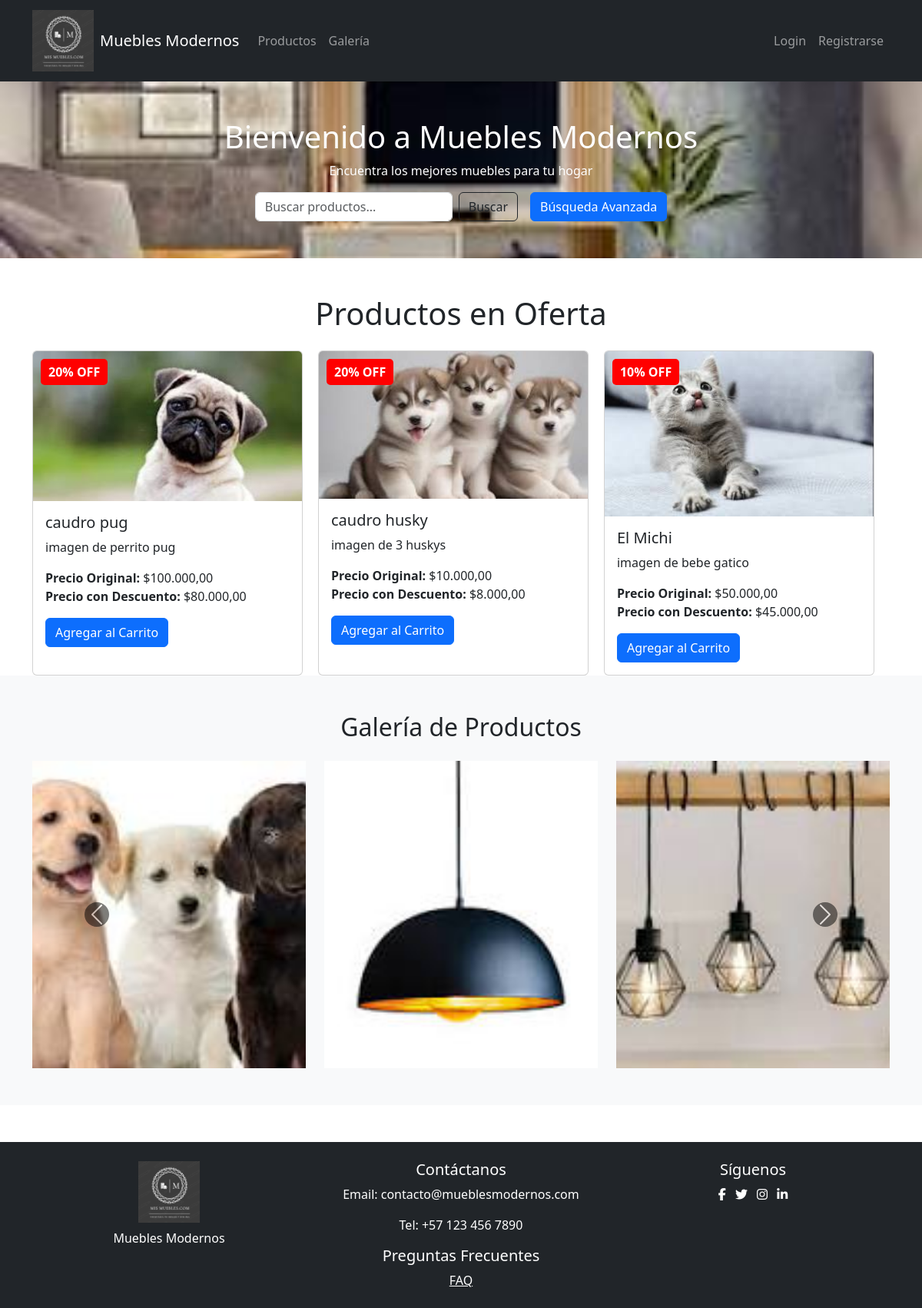
The page / on the database its author committed.
### tables this page shows
CREATE TABLE `inventario` (
  `id_producto` int(11) NOT NULL,
  `categoria` varchar(255) NOT NULL,
  `nombre` varchar(255) NOT NULL,
  `descripcion` text DEFAULT NULL,
  `precio` decimal(10,2) NOT NULL,
  `stock` int(11) NOT NULL,
  `imagen_url` varchar(255) DEFAULT NULL,
  `en_oferta` enum('si','no') DEFAULT 'no',
  `descuento` int(11) DEFAULT 0,
  `precio_descuento` decimal(10,2) DEFAULT NULL,
  `cantidad_vendida` int(11) DEFAULT 0
);

### src/index.php (the view, shortened to what this page needs)
<?php
include("conexion.php");
function updateCartCount() {
    return 0;
}
$cart_count = updateCartCount();
function formatoMoneda($cantidad) {
    return '$' . number_format((float)$cantidad, 2, ',', '.');
}
?>
<!DOCTYPE html>
<html lang="es">
<head>
    <link href="https://cdn.jsdelivr.net/npm/bootstrap@5.3.0/dist/css/bootstrap.min.css" rel="stylesheet">
    <link rel="stylesheet" href="styles.css">
    <link rel="stylesheet" href="https://cdnjs.cloudflare.com/ajax/libs/bootstrap-icons/1.5.0/font/bootstrap-icons.min.css">
    <link rel="stylesheet" href="https://cdnjs.cloudflare.com/ajax/libs/font-awesome/6.7.0/css/all.min.css" />
 </head>
<body>
    <nav class="navbar navbar-expand-lg navbar-dark bg-dark">
        <div class="container">
            <a class="navbar-brand d-flex align-items-center" href="#">
                <img src="imagenes/Logo.png" alt="Logo" width="80" height="80" class="d-inline-block align-text-top me-2">
                Muebles Modernos
            </a>
            <div class="collapse navbar-collapse" id="navbarNav">
                <ul class="navbar-nav me-auto">
                    <li class="nav-item"><a class="nav-link" href="#productos">Productos</a></li>
                    <li class="nav-item"><a class="nav-link" href="#galeria">Galería</a></li>
                </ul>
                <ul class="navbar-nav ms-auto">
                    <?php if (isset($_SESSION['cliente'])): ?>
                    <li class="nav-item">
                        <span class="nav-link">Bienvenido, <?php echo $_SESSION['cliente']; ?></span>
                    </li>
                    <li class="nav-item">
                        <a class="nav-link" href="carrito.php">
                            <i class="bi bi-cart3"></i> Carrito de Compras
                            <span id="cart-count" class="badge bg-secondary"><?php echo $cart_count; ?></span>
                        </a>
                    </li>
                    <li class="nav-item">
                        <a class="nav-link" href="logout.php">Cerrar Sesión</a>
                    </li>
                    <?php else: ?>
                    <li class="nav-item">
                        <a class="nav-link" href="login.php">Login</a></li>
                    <li class="nav-item">
                        <a class="nav-link" href="registro.php">Registrarse</a></li>
                    <?php endif; ?>
                </ul>
            </div>
        </div>
    </nav>
    <header class="bg-light text-center py-5" style="background-image: url('imagenes/imagendesala.jpg'); background-size: cover; background-position: center; background-repeat: no-repeat;">
        <h1>Bienvenido a Muebles Modernos</h1>
        <p>Encuentra los mejores muebles para tu hogar</p>
        <div class="d-flex justify-content-center align-items-center">
            <form class="d-flex" action="buscar.php" method="get" role="search">
                <input class="form-control me-2" type="search" name="nombre" placeholder="Buscar productos..." aria-label="Buscar">
                <button class="btn btn-outline-dark" type="submit">Buscar</button>
            </form>
            <a href="buscar_avanzado.php" class="btn btn-primary">Búsqueda Avanzada</a>
        </div>
    </header>
    <?php include'productosindex.php';?>
<section id="galeria" class="py-5 bg-light" style="background-color: #f0f0f0;">
    <div class="container">
        <h2 class="text-center mb-4">Galería de Productos</h2>
        <div id="carouselExampleCaptions" class="carousel slide" data-bs-ride="carousel">
            <div class="carousel-inner">
                <?php
                $active = "active";
                $query = "SELECT * FROM inventario";
                $result = mysqli_query($conex, $query);
                $count = 0;
                echo '<div class="carousel-item ' . $active . '"><div class="row">';
                while ($row = mysqli_fetch_assoc($result)):
                    if ($count % 3 == 0 && $count != 0) {
                        echo '</div></div><div class="carousel-item"><div class="row">';
                    }
                    ?>
                    <div class="col-md-4">
                        <a href="producto.php?id=<?php echo $row['id_producto']; ?>" data-bs-toggle="modal" data-bs-target="#productoModal<?php echo $row['id_producto']; ?>">
                            <img src="<?php echo $row['imagen_url']; ?>" class="d-block w-100 gallery-img" alt="Producto">
                        </a>
                    </div>
                    <?php
                    $count++;
                endwhile;
                echo '</div></div>';
                ?>
            </div>
            <button class="carousel-control-prev" type="button" data-bs-target="#carouselExampleCaptions" data-bs-slide="prev">
                <span class="carousel-control-prev-icon" aria-hidden="true"></span>
            </button>
            <button class="carousel-control-next" type="button" data-bs-target="#carouselExampleCaptions" data-bs-slide="next">
                <span class="carousel-control-next-icon" aria-hidden="true"></span>
            </button>
        </div>
    </div>
</section>
<footer class="bg-dark text-white text-center py-4 mt-5">
    <div class="container">
        <div class="row">
            <div class="col-md-4 mb-4 mb-md-0 text-md-left">
                <img src="imagenes/Logo.png" alt="Logo" width="80" height="80" class="d-inline-block align-text-top mb-2">
                <p class="mb-0">Muebles Modernos</p>
            </div>
            <div class="col-md-4 mb-4 mb-md-0">
                <h5>Contáctanos</h5>
                <p>Email: contacto@mueblesmodernos.com</p>
                <p>Tel: +57 123 456 7890</p>
                <h5>Preguntas Frecuentes</h5>
                <a href="#" class="text-white">FAQ</a>
            </div>
            <div class="col-md-4 text-md-right">
                <h5>Síguenos</h5>
                <a href="#" class="text-white me-2"><i class="fab fa-facebook-f"></i></a>
                <a href="#" class="text-white me-2"><i class="fab fa-twitter"></i></a>
                <a href="#" class="text-white me-2"><i class="fab fa-instagram"></i></a>
                <a href="#" class="text-white"><i class="fab fa-linkedin-in"></i></a>
            </div>
        </div>
    </div>
</footer>
</body>
</html>

### src/productosindex.php (shortened to what this page needs)
<?php
include("conexion.php");
$query = "SELECT p.id_producto, p.categoria, p.nombre, p.descripcion, p.precio, p.precio_descuento, p.imagen_url, p.descuento, p.cantidad_vendida, p.stock
          FROM inventario p
          WHERE p.en_oferta = 'si'";
$result = mysqli_query($conex, $query);
?>
<!DOCTYPE html>
<html lang="es">
<head>
    <link href="https://cdn.jsdelivr.net/npm/bootstrap@5.3.0/dist/css/bootstrap.min.css" rel="stylesheet">
</head>
<body>
    <div class="container mt-5">
        <h1 class="text-center mb-4">Productos en Oferta</h1>
        <div class="gallery">
            <?php while ($row = mysqli_fetch_assoc($result)): ?>
                <div class="card">
                    <div class="discount-tag">
                        <?php echo $row['descuento']; ?>% OFF
                    </div>
                    <img src="<?php echo $row['imagen_url']; ?>" class="card-img-top" alt="<?php echo $row['nombre']; ?>" data-bs-toggle="modal" data-bs-target="#productoModal<?php echo $row['id_producto']; ?>">
                    <div class="card-body">
                        <h5 class="card-title"><?php echo $row['nombre']; ?></h5>
                        <p class="card-text"><?php echo $row['descripcion']; ?></p>
                        <p class="card-text">
                            <strong>Precio Original:</strong> <?php echo formatoMoneda($row['precio']); ?><br>
                            <strong>Precio con Descuento:</strong> <?php echo formatoMoneda($row['precio_descuento']); ?><br>
                        </p>
                        <form method="post" action="agregar_al_carrito.php">
                            <button type="submit" class="btn btn-primary">Agregar al Carrito</button>
                        </form>
                    </div>
                </div>
            <?php endwhile; ?>
        </div>
    </div>
</body>
</html>

### src/styles.css (style rules this page uses)
header { background: url('https://via.placeholder.com/1500x600') no-repeat center center; background-size: cover; color: white; }
header h1, header p { color: white; }
body { font-family: 'Poppins', sans-serif; background-color: #f0f4f8; color: #333; }
.carousel-item img.gallery-img { width: 600px !important; height: 400px !important; object-fit: cover !important; max-width: 100% !important; margin: auto !important; }
.carousel-control-prev, .carousel-control-next { width: 5%; }
.carousel-control-prev-icon, .carousel-control-next-icon { background-color: black; border-radius: 50%; }
.carousel-control-prev-icon::before, .carousel-control-next-icon::before { color: white; }

### src/productosindex.php (style rules this page uses)
.gallery { display: flex; flex-wrap: wrap; gap: 20px; }
.card { position: relative; width: calc(33.333% - 20px); }
.discount-tag { position: absolute; top: 10px; left: 10px; background-color: red; color: white; padding: 5px 10px; font-weight: bold; border-radius: 5px; }

### rows shown on the page
inventario: descuento "20", imagen_url (picture), nombre "caudro pug", descripcion "imagen de perrito pug", precio "$100.000,00", precio_descuento "$80.000,00"
inventario: descuento "20", imagen_url (picture), nombre "caudro husky", descripcion "imagen de 3 huskys", precio "$10.000,00", precio_descuento "$8.000,00"
inventario: descuento "10", imagen_url (picture), nombre "El Michi", descripcion "imagen de bebe gatico", precio "$50.000,00", precio_descuento "$45.000,00"
inventario: imagen_url (picture)
inventario: imagen_url (picture)
inventario: imagen_url (picture)
